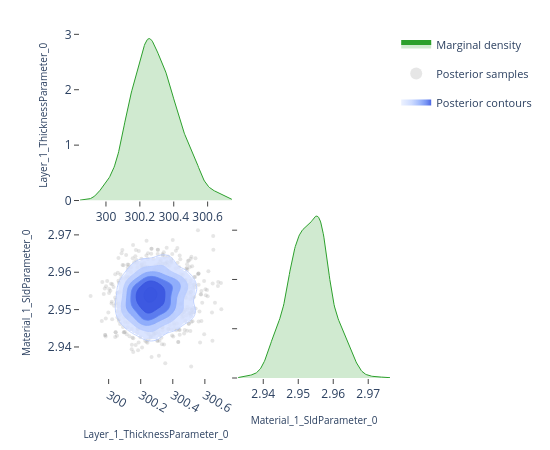

The notebook cell saved with this chart:
### Code cell
# ---- Pairwise focus: thickness vs SLD ---------------------------------------
# A 2-parameter corner plot zooms in on the joint posterior for a specific
# pair.  This is the same view the EasyReflectometryApp's "2D Heatmap"
# sub-tab uses to inspect parameter degeneracies.


params_of_interest = ['Layer_1_ThicknessParameter_0', 'Material_1_SldParameter_0']
idx = [posterior.param_names.index(p) for p in params_of_interest]
subset_draws = np.asarray(posterior.draws)[:, idx]

fig = plot_corner(subset_draws, params_of_interest)
fig.show()

### Figure 1 — Plotly figure (JSON) as saved in the notebook; plotly's stock layout.template omitted (floating-point values rounded to 4 significant figures; data arrays with more than 128 entries replaced by an {"elided": "..."} marker saying what was removed)
{"data": [{"fill": "tozeroy", "fillcolor": "rgba(44, 160, 44, 0.22)", "hoverinfo": "skip", "legendgroup": "marginal", "line": {"color": "rgb(44, 160, 44)", "width": 1}, "mode": "lines", "name": "Marginal density", "showlegend": true, "type": "scatter", "x": {"elided": "256 float values"}, "xaxis": "x", "y": {"elided": "256 float values"}, "yaxis": "y"}, {"hoverinfo": "skip", "legendgroup": "scatter", "marker": {"color": "rgba(140, 140, 140, 0.22)", "size": 4}, "mode": "markers", "name": "Posterior samples", "showlegend": true, "type": "scatter", "x": {"elided": "880 float values"}, "xaxis": "x3", "y": {"elided": "880 float values"}, "yaxis": "y3", "zorder": 0}, {"colorscale": [[0.0, "rgba(224, 233, 255, 0.62)"], [0.35, "rgba(183, 203, 255, 0.70)"], [0.6, "rgba(138, 169, 252, 0.78)"], [0.82, "rgba(96, 131, 242, 0.84)"], [1.0, "rgba(58, 86, 224, 0.90)"]], "connectgaps": false, "contours": {"coloring": "fill", "end": 175.6, "showlabels": false, "showlines": false, "size": 27.72, "start": 36.96}, "hoverinfo": "skip", "legendgroup": "contour", "name": "Posterior contours", "showlegend": true, "showscale": false, "type": "contour", "x": [299.8, 299.9, 299.9, 299.9, 299.9, 299.9, 299.9, 299.9, 299.9, 299.9, 300.0, 300.0, 300.0, 300.0, 300.0, 300.0, 300.0, 300.0, 300.1, 300.1, 300.1, 300.1, 300.1, 300.1, 300.1, 300.1, 300.1, 300.2, 300.2, 300.2, 300.2, 300.2, 300.2, 300.2, 300.2, 300.2, 300.3, 300.3, 300.3, 300.3, 300.3, 300.3, 300.3, 300.3, 300.3, 300.4, 300.4, 300.4, 300.4, 300.4, 300.4, 300.4, 300.4, 300.4, 300.5, 300.5, 300.5, 300.5, 300.5, 300.5, 300.5, 300.5, 300.6, 300.6, 300.6, 300.6, 300.6, 300.6, 300.6, 300.6, 300.6, 300.7, 300.7, 300.7, 300.7, 300.7, 300.7, 300.7, 300.7, 300.7], "xaxis": "x3", "y": [2.933, 2.933, 2.934, 2.934, 2.935, 2.936, 2.936, 2.937, 2.937, 2.938, 2.938, 2.939, 2.939, 2.94, 2.941, 2.941, 2.942, 2.942, 2.943, 2.943, 2.944, 2.944, 2.945, 2.945, 2.946, 2.947, 2.947, 2.948, 2.948, 2.949, 2.949, 2.95, 2.95, 2.951, 2.951, 2.952, 2.953, 2.953, 2.954, 2.954, 2.955, 2.955, 2.956, 2.956, 2.957, 2.958, 2.958, 2.959, 2.959, 2.96, 2.96, 2.961, 2.961, 2.962, 2.962, 2.963, 2.964, 2.964, 2.965, 2.965, 2.966, 2.966, 2.967, 2.967, 2.968, 2.969, 2.969, 2.97, 2.97, 2.971, 2.971, 2.972, 2.972, 2.973, 2.973, 2.974, 2.975, 2.975, 2.976, 2.976], "yaxis": "y3", "z": {"elided": "80x80 float values"}, "zmax": 175.6, "zmin": 36.96, "zorder": 1}, {"colorscale": [[0.0, "rgba(183, 203, 255, 0.94)"], [0.35, "rgba(183, 203, 255, 0.94)"], [0.35, "rgba(138, 169, 252, 0.95)"], [0.6, "rgba(138, 169, 252, 0.95)"], [0.6, "rgba(96, 131, 242, 0.96)"], [0.82, "rgba(96, 131, 242, 0.96)"], [0.82, "rgba(58, 86, 224, 0.98)"], [1.0, "rgba(58, 86, 224, 0.98)"]], "contours": {"coloring": "lines", "end": 175.6, "showlabels": false, "size": 27.72, "start": 36.96}, "hoverinfo": "skip", "legendgroup": "contour", "line": {"width": 0.9}, "showlegend": false, "showscale": false, "type": "contour", "x": [299.8, 299.9, 299.9, 299.9, 299.9, 299.9, 299.9, 299.9, 299.9, 299.9, 300.0, 300.0, 300.0, 300.0, 300.0, 300.0, 300.0, 300.0, 300.1, 300.1, 300.1, 300.1, 300.1, 300.1, 300.1, 300.1, 300.1, 300.2, 300.2, 300.2, 300.2, 300.2, 300.2, 300.2, 300.2, 300.2, 300.3, 300.3, 300.3, 300.3, 300.3, 300.3, 300.3, 300.3, 300.3, 300.4, 300.4, 300.4, 300.4, 300.4, 300.4, 300.4, 300.4, 300.4, 300.5, 300.5, 300.5, 300.5, 300.5, 300.5, 300.5, 300.5, 300.6, 300.6, 300.6, 300.6, 300.6, 300.6, 300.6, 300.6, 300.6, 300.7, 300.7, 300.7, 300.7, 300.7, 300.7, 300.7, 300.7, 300.7], "xaxis": "x3", "y": [2.933, 2.933, 2.934, 2.934, 2.935, 2.936, 2.936, 2.937, 2.937, 2.938, 2.938, 2.939, 2.939, 2.94, 2.941, 2.941, 2.942, 2.942, 2.943, 2.943, 2.944, 2.944, 2.945, 2.945, 2.946, 2.947, 2.947, 2.948, 2.948, 2.949, 2.949, 2.95, 2.95, 2.951, 2.951, 2.952, 2.953, 2.953, 2.954, 2.954, 2.955, 2.955, 2.956, 2.956, 2.957, 2.958, 2.958, 2.959, 2.959, 2.96, 2.96, 2.961, 2.961, 2.962, 2.962, 2.963, 2.964, 2.964, 2.965, 2.965, 2.966, 2.966, 2.967, 2.967, 2.968, 2.969, 2.969, 2.97, 2.97, 2.971, 2.971, 2.972, 2.972, 2.973, 2.973, 2.974, 2.975, 2.975, 2.976, 2.976], "yaxis": "y3", "z": {"elided": "80x80 float values"}, "zmax": 175.6, "zmin": 36.96, "zorder": 2}, {"fill": "tozeroy", "fillcolor": "rgba(44, 160, 44, 0.22)", "hoverinfo": "skip", "legendgroup": "marginal", "line": {"color": "rgb(44, 160, 44)", "width": 1}, "mode": "lines", "name": "Marginal density", "showlegend": false, "type": "scatter", "x": {"elided": "256 float values"}, "xaxis": "x4", "y": {"elided": "256 float values"}, "yaxis": "y4"}], "layout": {"height": 450, "legend": {"font": {"size": 11}, "itemsizing": "constant", "orientation": "v", "x": 1.02, "xanchor": "left", "y": 1.0, "yanchor": "top"}, "margin": {"b": 60, "l": 80, "r": 160, "t": 30}, "plot_bgcolor": "white", "showlegend": true, "width": 550, "xaxis": {"anchor": "y", "domain": [0.0, 0.49], "showgrid": false, "ticks": "outside", "zeroline": false}, "xaxis2": {"anchor": "y2", "domain": [0.51, 1.0], "showgrid": false, "ticks": "outside", "visible": false, "zeroline": false}, "xaxis3": {"anchor": "y3", "domain": [0.0, 0.49], "showgrid": false, "ticks": "outside", "title": {"font": {"size": 10}, "text": "Layer_1_ThicknessParameter_0"}, "zeroline": false}, "xaxis4": {"anchor": "y4", "domain": [0.51, 1.0], "showgrid": false, "ticks": "outside", "title": {"font": {"size": 10}, "text": "Material_1_SldParameter_0"}, "zeroline": false}, "yaxis": {"anchor": "x", "domain": [0.51, 1.0], "showgrid": false, "ticks": "outside", "title": {"font": {"size": 10}, "text": "Layer_1_ThicknessParameter_0"}, "zeroline": false}, "yaxis2": {"anchor": "x2", "domain": [0.51, 1.0], "showgrid": false, "ticks": "outside", "visible": false, "zeroline": false}, "yaxis3": {"anchor": "x3", "domain": [0.0, 0.49], "showgrid": false, "ticks": "outside", "title": {"font": {"size": 10}, "text": "Material_1_SldParameter_0"}, "zeroline": false}, "yaxis4": {"anchor": "x4", "domain": [0.0, 0.49], "showgrid": false, "showticklabels": false, "ticks": "outside", "zeroline": false}}}
